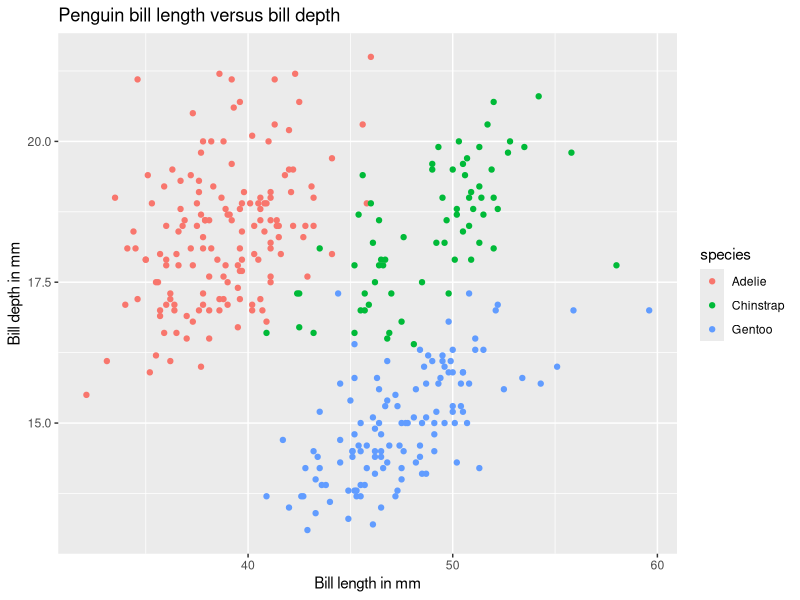
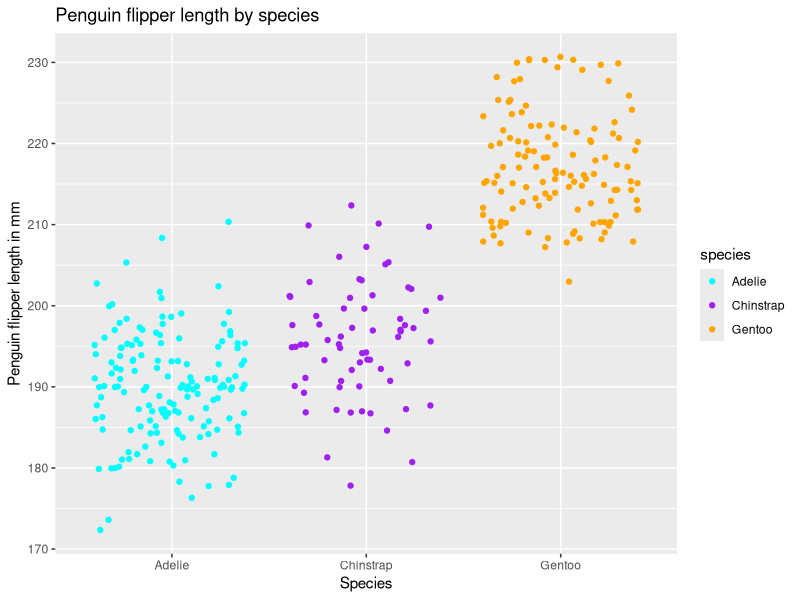

Generate these figures, in order, with R:
## ---- chunk 1
#attach libraries
library(tidyverse)
library(palmerpenguins)
## ---- chunk 2
expr1 <- expression(x^2)
deriv1 <- D(expr1, "x")
x <- 3
eval(deriv1)
## ---- chunk 3
expr2 <- expression(2 * (3*a + 2)^4 - 5)
deriv2 <- D(expr2, "a")
a <- 1.2
eval(deriv2)
## ---- chunk 4
#getting familiar with the data frame
head(penguins)
view(penguins)
glimpse(penguins)

#graphing bill length vs. bill depth ----
ggplot(penguins, aes(x = bill_length_mm, 
                     y = bill_depth_mm)) +
  geom_point(aes(color=species)) +
  labs(title = "Penguin bill length versus bill depth", 
       x = "Bill length in mm", 
       y = "Bill depth in mm")

## ---- chunk 5
#flipper length by species ----
ggplot(penguins, aes(x = species, 
                     y = flipper_length_mm)) +
  geom_jitter(aes(color=species)) +
  scale_color_manual(values = c("cyan", "purple", "orange")) +
  labs(title = "Penguin flipper length by species", 
       x = "Species", 
       y = "Penguin flipper length in mm")
